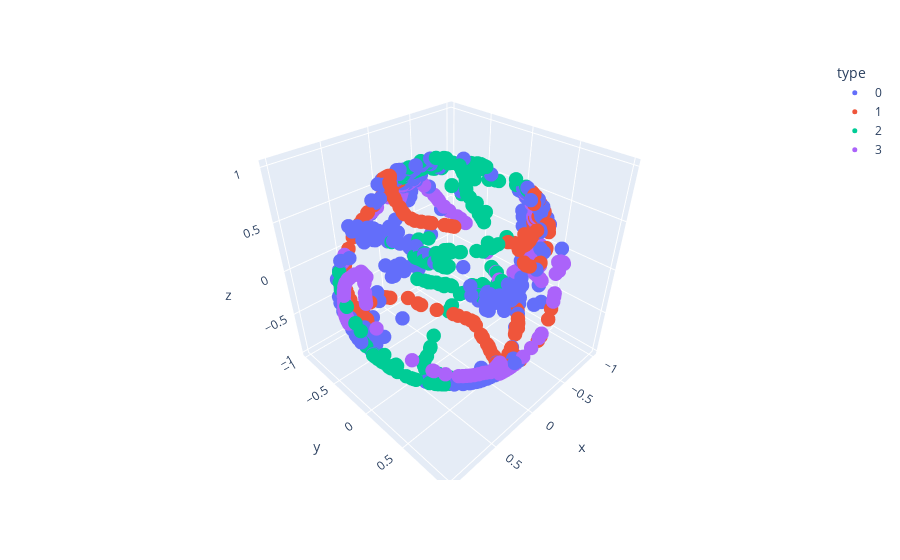

Notebook source saved alongside this figure:
### Code cell
plot_points(pred_points)

### Figure 1 — Plotly figure (JSON) as saved in the notebook; plotly's stock layout.template omitted (floating-point values rounded to 4 significant figures; data arrays with more than 128 entries replaced by an {"elided": "..."} marker saying what was removed)
{"data": [{"hovertemplate": "type=0<br>x=%{x}<br>y=%{y}<br>z=%{z}<extra></extra>", "legendgroup": "0", "marker": {"color": "#636efa", "opacity": 1, "size": 5, "symbol": "circle"}, "mode": "markers", "name": "0", "scene": "scene", "showlegend": true, "type": "scatter3d", "x": {"elided": "300 float values"}, "y": {"elided": "300 float values"}, "z": {"elided": "300 float values"}}, {"hovertemplate": "type=1<br>x=%{x}<br>y=%{y}<br>z=%{z}<extra></extra>", "legendgroup": "1", "marker": {"color": "#EF553B", "opacity": 1, "size": 5, "symbol": "circle"}, "mode": "markers", "name": "1", "scene": "scene", "showlegend": true, "type": "scatter3d", "x": {"elided": "300 float values"}, "y": {"elided": "300 float values"}, "z": {"elided": "300 float values"}}, {"hovertemplate": "type=2<br>x=%{x}<br>y=%{y}<br>z=%{z}<extra></extra>", "legendgroup": "2", "marker": {"color": "#00cc96", "opacity": 1, "size": 5, "symbol": "circle"}, "mode": "markers", "name": "2", "scene": "scene", "showlegend": true, "type": "scatter3d", "x": {"elided": "300 float values"}, "y": {"elided": "300 float values"}, "z": {"elided": "300 float values"}}, {"hovertemplate": "type=3<br>x=%{x}<br>y=%{y}<br>z=%{z}<extra></extra>", "legendgroup": "3", "marker": {"color": "#ab63fa", "opacity": 1, "size": 5, "symbol": "circle"}, "mode": "markers", "name": "3", "scene": "scene", "showlegend": true, "type": "scatter3d", "x": {"elided": "300 float values"}, "y": {"elided": "300 float values"}, "z": {"elided": "300 float values"}}], "layout": {"legend": {"title": {"text": "type"}, "tracegroupgap": 0}, "margin": {"t": 60}, "scene": {"domain": {"x": [0, 1], "y": [0, 1]}, "xaxis": {"title": {"text": "x"}}, "yaxis": {"title": {"text": "y"}}, "zaxis": {"title": {"text": "z"}}}}}
